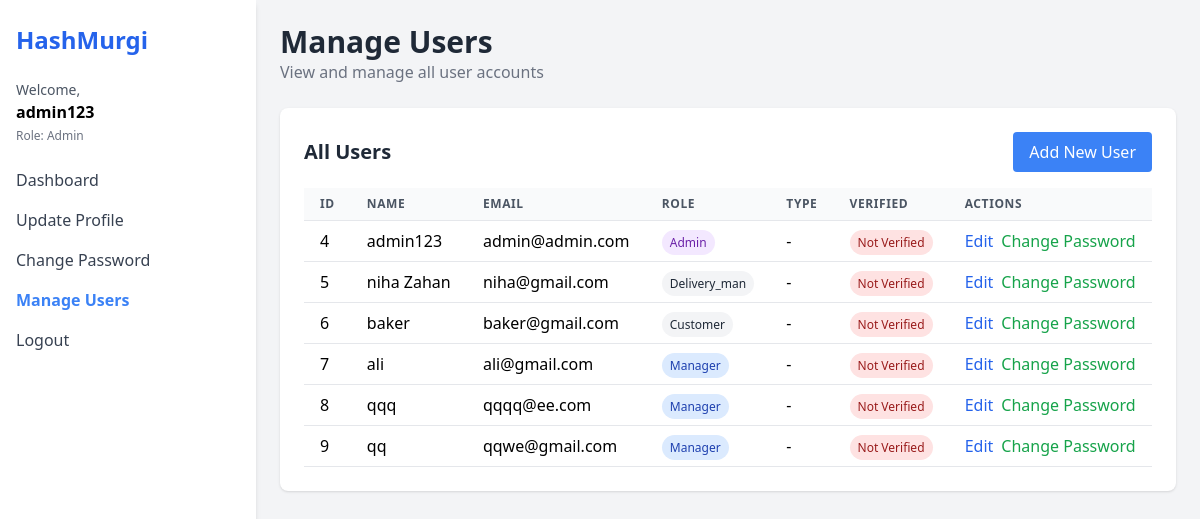
Page /users (signed in) on the earlier database version.
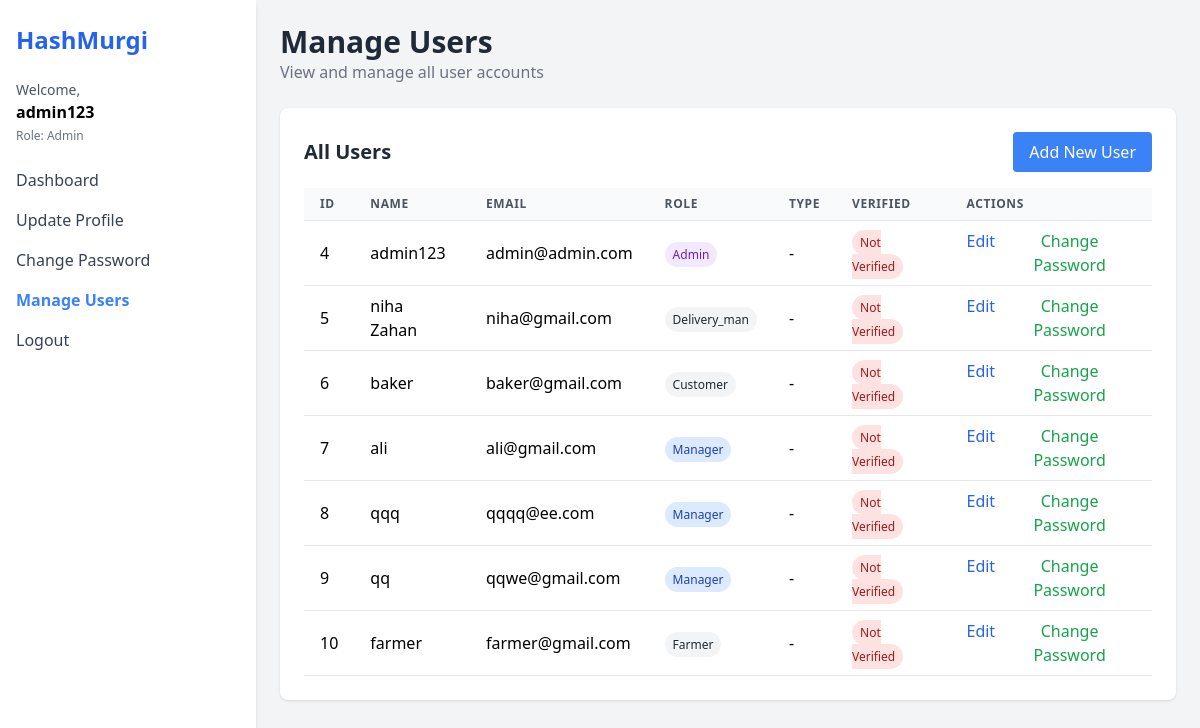
Same page on the later database version.
### models.py (models this page shows)
class User(db.Model):
    id = db.Column(db.Integer, primary_key=True)
    email = db.Column(db.String(100), unique=True, nullable=False)
    name = db.Column(db.String(100), nullable=False)
    password = db.Column(db.String(200), nullable=False)
    role = db.Column(db.String(50), nullable=False)  # admin, manager, farmer, delivery_man, customer
    phone = db.Column(db.String(20))
    address = db.Column(db.Text)
    blood_group = db.Column(db.String(5))
    image = db.Column(db.String(200))

### app.py (the view)
@app.route('/users')
def manage_users():
    user_id = session.get('user_id')
    user = User.query.get(user_id)
    if user.role != 'admin':
        return redirect(url_for('home'))
    all_users = User.query.all()
    return render_template('users.html', user=user, all_users=all_users)

### templates/users.html (shortened to what this page needs)
<!DOCTYPE html>
<html lang="en">
<head>
  <script src="https://cdn.tailwindcss.com"></script>
</head>
<body class="bg-gray-100 min-h-screen">
  <div class="flex h-screen">
    <aside class="w-64 bg-white shadow-md px-4 py-6">
      <h1 class="text-2xl font-bold text-blue-600 mb-6">HashMurgi</h1>
      <div class="mb-6">
        <p class="text-sm text-gray-600">Welcome,</p>
        <p class="font-semibold">{{ user.name }}</p>
        <p class="text-xs text-gray-500 mt-1">Role: {{ user.role|capitalize }}</p>
      </div>
      <nav class="space-y-4">
        <a href="/" class="block text-gray-700 hover:text-blue-500">Dashboard</a>
        <a href="/update-profile" class="block text-gray-700 hover:text-blue-500">Update Profile</a>
        <a href="/change-password" class="block text-gray-700 hover:text-blue-500">Change Password</a>
        {% if user.role == 'admin' %}
        <a href="/users" class="block text-blue-500 font-semibold">Manage Users</a>
        {% endif %}
        <a href="/logout" class="block text-gray-700 hover:text-blue-500">Logout</a>
      </nav>
    </aside>
    <main class="flex-1 p-6 overflow-y-auto">
      <header class="mb-6">
        <h2 class="text-3xl font-semibold text-gray-800">Manage Users</h2>
        <p class="text-gray-500">View and manage all user accounts</p>
      </header>
      <section class="bg-white p-6 rounded-lg shadow">
        <div class="flex justify-between items-center mb-4">
          <h3 class="text-xl font-bold text-gray-800">All Users</h3>
          <a href="/register" class="bg-blue-500 text-white px-4 py-2 rounded hover:bg-blue-600">Add New User</a>
        </div>
        <div class="overflow-x-auto">
          <table class="min-w-full bg-white">
            <thead>
              <tr>
                <th class="py-2 px-4 border-b border-gray-200 bg-gray-50 text-left text-xs font-semibold text-gray-600 uppercase tracking-wider">ID</th>
                <th class="py-2 px-4 border-b border-gray-200 bg-gray-50 text-left text-xs font-semibold text-gray-600 uppercase tracking-wider">Name</th>
                <th class="py-2 px-4 border-b border-gray-200 bg-gray-50 text-left text-xs font-semibold text-gray-600 uppercase tracking-wider">Email</th>
                <th class="py-2 px-4 border-b border-gray-200 bg-gray-50 text-left text-xs font-semibold text-gray-600 uppercase tracking-wider">Role</th>
                <th class="py-2 px-4 border-b border-gray-200 bg-gray-50 text-left text-xs font-semibold text-gray-600 uppercase tracking-wider">Type</th>
                <th class="py-2 px-4 border-b border-gray-200 bg-gray-50 text-left text-xs font-semibold text-gray-600 uppercase tracking-wider">Verified</th>
                <th class="py-2 px-4 border-b border-gray-200 bg-gray-50 text-left text-xs font-semibold text-gray-600 uppercase tracking-wider">Actions</th>
              </tr>
            </thead>
            <tbody>
              {% for u in all_users %}
              <tr>
                <td class="py-2 px-4 border-b border-gray-200">{{ u.id }}</td>
                <td class="py-2 px-4 border-b border-gray-200">{{ u.name }}</td>
                <td class="py-2 px-4 border-b border-gray-200">{{ u.email }}</td>
                <td class="py-2 px-4 border-b border-gray-200">
                  <span class="px-2 py-1 text-xs rounded-full
                    {% if u.role == 'admin' %}bg-purple-100 text-purple-800
                    {% elif u.role == 'manager' %}bg-blue-100 text-blue-800
                    {% elif u.role == 'employee' %}bg-green-100 text-green-800
                    {% else %}bg-gray-100 text-gray-800{% endif %}">
                    {{ u.role|capitalize }}
                  </span>
                </td>
                <td class="py-2 px-4 border-b border-gray-200">
                  {% if u.role == 'employee' %}
                    <span class="px-2 py-1 text-xs rounded-full
                      {% if u.employee_type == 'farmer' %}bg-yellow-100 text-yellow-800
                      {% else %}bg-indigo-100 text-indigo-800{% endif %}">
                      {{ u.employee_type|capitalize }}
                    </span>
                  {% else %}
                    -
                  {% endif %}
                </td>
                <td class="py-2 px-4 border-b border-gray-200">
                  {% if u.verified %}
                  <span class="px-2 py-1 bg-green-100 text-green-800 text-xs rounded-full">Verified</span>
                  {% else %}
                  <span class="px-2 py-1 bg-red-100 text-red-800 text-xs rounded-full">Not Verified</span>
                  {% endif %}
                </td>
                <td class="py-2 px-4 border-b border-gray-200">
                  <div class="flex space-x-2">
                    <form action="/select-user" method="POST">
                      <button type="submit" class="text-blue-600 hover:underline">Edit</button>
                    </form>
                    <form action="/select-user-password" method="POST">
                      <button type="submit" class="text-green-600 hover:underline">Change Password</button>
                    </form>
                  </div>
                </td>
              </tr>
              {% endfor %}
            </tbody>
          </table>
        </div>
      </section>
    </main>
  </div>
</body>
</html>

Differences in the rows shown:
added User: id "10", name "farmer", email "farmer@gmail.com", role "Farmer"
